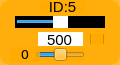
    <widget class="QWidget" name="widget_id5" native="true">
     <property name="geometry">
      <rect>
       <x>710</x>
       <y>630</y>
       <width>120</width>
       <height>65</height>
      </rect>
     </property>
     <property name="maximumSize">
      <size>
       <width>16777161</width>
       <height>16777215</height>
      </size>
     </property>
     <property name="styleSheet">
      <string notr="true">background-color: rgb(255, 170, 0, 200);
border-radius:10px;</string>
     </property>
     <widget class="QLabel" name="label_ID5">
      <property name="geometry">
       <rect>
        <x>40</x>
        <y>1</y>
        <width>45</width>
        <height>12</height>
       </rect>
      </property>
      <property name="minimumSize">
       <size>
        <width>0</width>
        <height>10</height>
       </size>
      </property>
      <property name="font">
       <font>
        <family>Arial</family>
        <pointsize>11</pointsize>
       </font>
      </property>
      <property name="styleSheet">
       <string notr="true">background-color: rgb(255, 255, 255， 0);
border-radius:0px;</string>
      </property>
      <property name="text">
       <string>ID:5</string>
      </property>
      <property name="alignment">
       <set>Qt::AlignCenter</set>
      </property>
     </widget>
     <widget class="QSlider" name="horizontalSlider_pulse_id5">
      <property name="geometry">
       <rect>
        <x>15</x>
        <y>16</y>
        <width>90</width>
        <height>12</height>
       </rect>
      </property>
      <property name="autoFillBackground">
       <bool>false</bool>
      </property>
      <property name="styleSheet">
       <string notr="true">QSlider{
	background: rgb(0, 0, 0);
	border-radius:0px;
}
QSlider::handle {/*设置中间的那个滑动的键*/                           background: rgb(255, 255, 255)}</string>
      </property>
      <property name="minimum">
       <number>0</number>
      </property>
      <property name="maximum">
       <number>1000</number>
      </property>
      <property name="pageStep">
       <number>1</number>
      </property>
      <property name="value">
       <number>500</number>
      </property>
      <property name="orientation">
       <enum>Qt::Horizontal</enum>
      </property>
     </widget>
     <widget class="QSlider" name="horizontalSlider_dev_id5">
      <property name="geometry">
       <rect>
        <x>35</x>
        <y>48</y>
        <width>50</width>
        <height>13</height>
       </rect>
      </property>
      <property name="styleSheet">
       <string notr="true">background-color: rgb(255, 255, 255， 0);</string>
      </property>
      <property name="minimum">
       <number>-125</number>
      </property>
      <property name="maximum">
       <number>125</number>
      </property>
      <property name="pageStep">
       <number>1</number>
      </property>
      <property name="orientation">
       <enum>Qt::Horizontal</enum>
      </property>
     </widget>
     <widget class="QLabel" name="label_id5">
      <property name="geometry">
       <rect>
        <x>10</x>
        <y>47</y>
        <width>30</width>
        <height>15</height>
       </rect>
      </property>
      <property name="minimumSize">
       <size>
        <width>0</width>
        <height>10</height>
       </size>
      </property>
      <property name="font">
       <font>
        <family>DejaVu Sans</family>
        <pointsize>10</pointsize>
       </font>
      </property>
      <property name="styleSheet">
       <string notr="true">background-color: rgb(255, 255, 255， 0);</string>
      </property>
      <property name="text">
       <string>0</string>
      </property>
      <property name="alignment">
       <set>Qt::AlignCenter</set>
      </property>
     </widget>
     <widget class="QLineEdit" name="lineEdit_id5">
      <property name="geometry">
       <rect>
        <x>38</x>
        <y>32</y>
        <width>45</width>
        <height>14</height>
       </rect>
      </property>
      <property name="sizePolicy">
       <sizepolicy hsizetype="Fixed" vsizetype="Fixed">
        <horstretch>0</horstretch>
        <verstretch>0</verstretch>
       </sizepolicy>
      </property>
      <property name="font">
       <font>
        <family>Arial</family>
        <pointsize>11</pointsize>
       </font>
      </property>
      <property name="autoFillBackground">
       <bool>false</bool>
      </property>
      <property name="styleSheet">
       <string notr="true">background-color: rgb(255, 255, 255);
border-radius:0px;</string>
      </property>
      <property name="text">
       <string>500</string>
      </property>
      <property name="maxLength">
       <number>1000</number>
      </property>
      <property name="alignment">
       <set>Qt::AlignCenter</set>
      </property>
      <property name="dragEnabled">
       <bool>false</bool>
      </property>
      <property name="readOnly">
       <bool>false</bool>
      </property>
     </widget>
     <widget class="QCheckBox" name="checkBox_id5">
      <property name="geometry">
       <rect>
        <x>90</x>
        <y>34</y>
        <width>15</width>
        <height>10</height>
       </rect>
      </property>
      <property name="text">
       <string/>
      </property>
     </widget>
    </widget>
